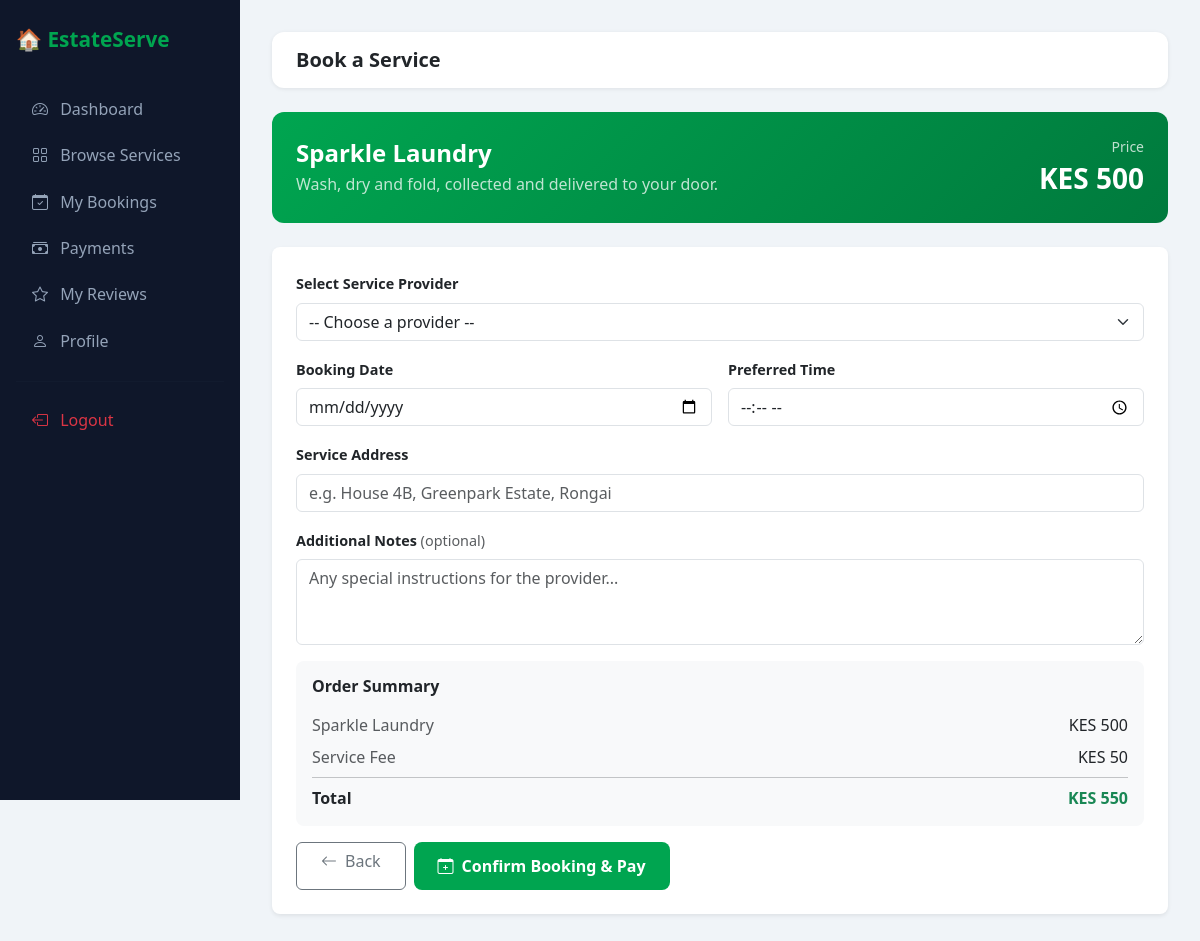
Screenshot of /resident/book.php?service=1 (signed in) with the database file from the repository.
### tables this page shows
CREATE TABLE services (
    id          INT AUTO_INCREMENT PRIMARY KEY,
    name        VARCHAR(150) NOT NULL,
    category    ENUM('laundry','car_washing','grocery','house_cleaning',
                     'plumbing','food_delivery','salon') NOT NULL,
    description TEXT,
    price       DECIMAL(10,2) NOT NULL DEFAULT 0,
    provider_id INT NULL,
    status      ENUM('available','unavailable') NOT NULL DEFAULT 'available',
    created_at  TIMESTAMP NOT NULL DEFAULT CURRENT_TIMESTAMP,
    CONSTRAINT fk_services_provider FOREIGN KEY (provider_id)
        REFERENCES users(id) ON DELETE SET NULL
);

### resident/book.php (the view, shortened to what this page needs)
<?php
require_once '../includes/db.php';
$service_id = isset($_GET['service']) ? (int)$_GET['service'] : 0;
$stmt = $pdo->prepare("SELECT s.*, u.full_name AS provider_name FROM services s LEFT JOIN users u ON s.provider_id = u.id WHERE s.id = ? AND s.status = 'available'");
$stmt->execute([$service_id]);
$service = $stmt->fetch();
?>
<!DOCTYPE html>
<html lang="en">
<head>
  <link href="https://cdn.jsdelivr.net/npm/bootstrap@5.3.0/dist/css/bootstrap.min.css" rel="stylesheet">
  <link href="https://cdn.jsdelivr.net/npm/bootstrap-icons@1.10.5/font/bootstrap-icons.css" rel="stylesheet">
</head>
<body>
<div class="sidebar">
  <span class="brand">🏠 EstateServe</span>
  <nav class="nav flex-column">
    <a href="dashboard.php" class="nav-link"><i class="bi bi-speedometer2"></i> Dashboard</a>
    <a href="services.php"  class="nav-link active"><i class="bi bi-grid"></i> Browse Services</a>
    <a href="bookings.php"  class="nav-link"><i class="bi bi-calendar-check"></i> My Bookings</a>
    <a href="payments.php"  class="nav-link"><i class="bi bi-cash-stack"></i> Payments</a>
    <a href="reviews.php"   class="nav-link"><i class="bi bi-star"></i> My Reviews</a>
    <a href="profile.php"   class="nav-link"><i class="bi bi-person"></i> Profile</a>
    <hr style="border-color:#1e293b">
    <a href="../logout.php" class="nav-link text-danger"><i class="bi bi-box-arrow-left"></i> Logout</a>
  </nav>
</div>
<div class="main">
  <div class="topbar">
    <h5 class="mb-0 fw-bold">Book a Service</h5>
  </div>
  <div class="service-banner">
    <div class="d-flex justify-content-between align-items-center">
      <div>
        <h4 class="fw-bold mb-1"><?= htmlspecialchars($service['name']) ?></h4>
        <p class="mb-0 opacity-75"><?= htmlspecialchars($service['description']) ?></p>
      </div>
      <div class="text-end">
        <div class="opacity-75 small">Price</div>
        <div class="fs-3 fw-bold">KES <?= number_format($service['price'], 0) ?></div>
      </div>
    </div>
  </div>
  <div class="card border-0 shadow-sm rounded-3">
    <div class="card-body p-4">
      <form method="POST">
        <div class="row g-3">
          <div class="col-md-12">
            <label class="form-label">Select Service Provider</label>
            <select name="provider_id" class="form-select" required>
              <option value="">-- Choose a provider --</option>
            </select>
          </div>
          <div class="col-md-6">
            <label class="form-label">Booking Date</label>
            <input type="date" name="booking_date" class="form-control"
              min="<?= date('Y-m-d') ?>" required>
          </div>
          <div class="col-md-6">
            <label class="form-label">Preferred Time</label>
            <input type="time" name="booking_time" class="form-control" required>
          </div>
          <div class="col-md-12">
            <label class="form-label">Service Address</label>
            <input type="text" name="address" class="form-control"
              placeholder="e.g. House 4B, Greenpark Estate, Rongai" required>
          </div>
          <div class="col-md-12">
            <label class="form-label">Additional Notes <span class="text-muted fw-normal">(optional)</span></label>
            <textarea name="notes" class="form-control" rows="3"
              placeholder="Any special instructions for the provider..."></textarea>
          </div>
          <div class="col-12">
            <div class="bg-light rounded-3 p-3">
              <h6 class="fw-bold mb-3">Order Summary</h6>
              <div class="d-flex justify-content-between mb-2">
                <span class="text-muted"><?= htmlspecialchars($service['name']) ?></span>
                <span>KES <?= number_format($service['price'], 0) ?></span>
              </div>
              <div class="d-flex justify-content-between mb-2">
                <span class="text-muted">Service Fee</span>
                <span>KES 50</span>
              </div>
              <hr class="my-2">
              <div class="d-flex justify-content-between fw-bold">
                <span>Total</span>
                <span class="text-success">KES <?= number_format($service['price'] + 50, 0) ?></span>
              </div>
            </div>
          </div>
          <div class="col-12 d-flex gap-2">
            <a href="services.php" class="btn btn-outline-secondary px-4">
              <i class="bi bi-arrow-left me-2"></i>Back
            </a>
            <button type="submit" class="btn btn-book text-white px-4">
              <i class="bi bi-calendar-plus me-2"></i>Confirm Booking & Pay
            </button>
          </div>
        </div>
      </form>
    </div>
  </div>
</div>
</body>
</html>

### resident/book.php (style rules this page uses)
body { background: #f0f4f8; }
.sidebar { background: #0f172a; min-height: 100vh; width: 240px; position: fixed; top: 0; left: 0; padding: 1.5rem 1rem; }
.sidebar .brand { color: #00A550; font-weight: 700; font-size: 1.3rem; margin-bottom: 2rem; display: block; }
.sidebar .nav-link { color: #94a3b8; border-radius: 8px; padding: .6rem 1rem; margin-bottom: .2rem; }
.sidebar .nav-link i { margin-right: 8px; }
.main { margin-left: 240px; padding: 2rem; }
.topbar { background: #fff; border-radius: 12px; padding: 1rem 1.5rem; margin-bottom: 1.5rem; box-shadow: 0 1px 4px rgba(0,0,0,.08); }
.service-banner { background: linear-gradient(135deg,#00A550,#007a3d); border-radius: 12px; padding: 1.5rem; color: #fff; margin-bottom: 1.5rem; }
.form-label { font-weight: 600; font-size: .9rem; }
.btn-book { background: #00A550; border: none; padding: .75rem 2rem; font-weight: 600; border-radius: 8px; }

### rows the page displays
services: name "Sparkle Laundry", description "Wash, dry and fold, collected and delivered to your door.", price "500", $service['price'] + 50 "550"
